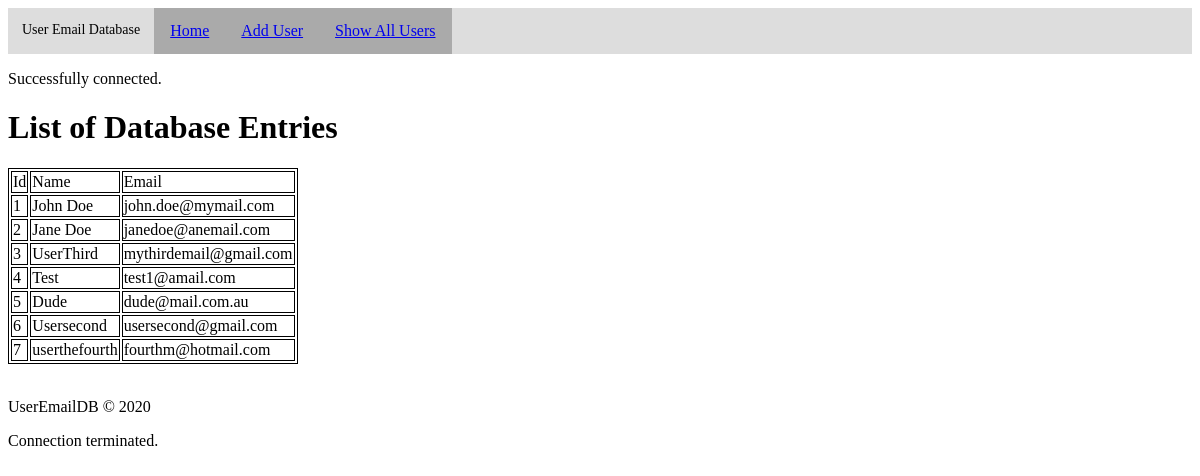
The page /show.php on the database its author committed.
### tables this page shows
CREATE TABLE `user_table` (
  `id` int(11) NOT NULL,
  `name` varchar(255) NOT NULL,
  `email` varchar(255) NOT NULL
);

### private/db_init.php (called while the page is built, shortened)
<?php
    require_once('db_funcs.php');
    $connection = db_connect();
?>

### public/show.php (the view, shortened to what this page needs)
<?php
    include "../shared/header.php";
    require_once('../private/db_init.php');
    $strQuery = "SELECT * FROM user_table";
    $query = mysqli_query($connection, $strQuery);
?>
<h1>List of Database Entries</h1>
<table>
    <tr>
        <td>Id</td>
        <td>Name</td>
        <td>Email</td>
    </tr>
        <?php
            while ($row = mysqli_fetch_array($query, MYSQLI_NUM)) {
                echo "<tr>";
                echo "<td>".$row[0]."</td>";
                echo "<td>".$row[1]."</td>";
                echo "<td>".$row[2]."</td>";
                echo "</tr>";
            }
        ?>
</table>
<?php
    include "../shared/footer.php";
?>

### shared/header.php (shortened to what this page needs)
<!DOCTYPE html>
<html lang="en">
<head>
	<link rel="stylesheet" type="text/css" href="../styles/basestyle.css"/>
</head>
<body>
<div id="navbar">
	<ul class="nav">
		<li class="nav">
			<p id="title">User Email Database</p>
		</li>
		<li class="nav">
			<a href="index.php">Home</a>
		</li>
		<li class="nav">
			<a href="add.php">Add User</a>
		</li>
		<li class="nav">
			<a href="show.php">Show All Users</a>
		</li>
	</ul>
</div>

### private/db_funcs.php (shortened to what this page needs)
<?php
  function db_connect() {
    $connection = mysqli_connect(DB_SERVER, DB_USER, DB_PASS, DB_NAME);
    confirm_db_connect();
    return $connection;
  }
  function db_disconnect($connection) {
    if(isset($connection)) {
      echo "<p>Connection terminated.</p>";
    }
  }
  function confirm_db_connect() {
    if(mysqli_connect_errno()) {
      $msg = "Database connection failed: ";
      $msg .= mysqli_connect_error();
      $msg .= " (" . mysqli_connect_errno() . ")";
      exit($msg);
    } else {
      echo "<p>Successfully connected.</p>";
    }
  }
?>

### shared/footer.php
<footer>
    <p>UserEmailDB &copy; 2020</p>
</footer>
</body>
</html>
<?php
if (isset($connection)) {
    db_disconnect($connection);
}
?>

### styles/basestyle.css (style rules this page uses)
table, th, td { border: 1px solid black; }
li.nav { display: inline; float: left; }
#title { display: block; padding-left: 1em; padding-right: 1em; font-size: 14px; text-align: center; }
li a { display: block; padding: 14px 16px; background-color: #aaaaaa; text-align: center; }
ul.nav { background-color: #dddddd; list-style-type: none; margin: 0; padding: 0; overflow: hidden; }

### rows shown on the page
user_table: id "1", name "John Doe", email "john.doe@mymail.com"
user_table: id "2", name "Jane Doe", email "janedoe@anemail.com"
user_table: id "3", name "UserThird", email "mythirdemail@gmail.com"
user_table: id "4", name "Test", email "test1@amail.com"
user_table: id "5", name "Dude", email "dude@mail.com.au"
user_table: id "6", name "Usersecond", email "usersecond@gmail.com"
user_table: id "7", name "userthefourth", email "fourthm@hotmail.com"
